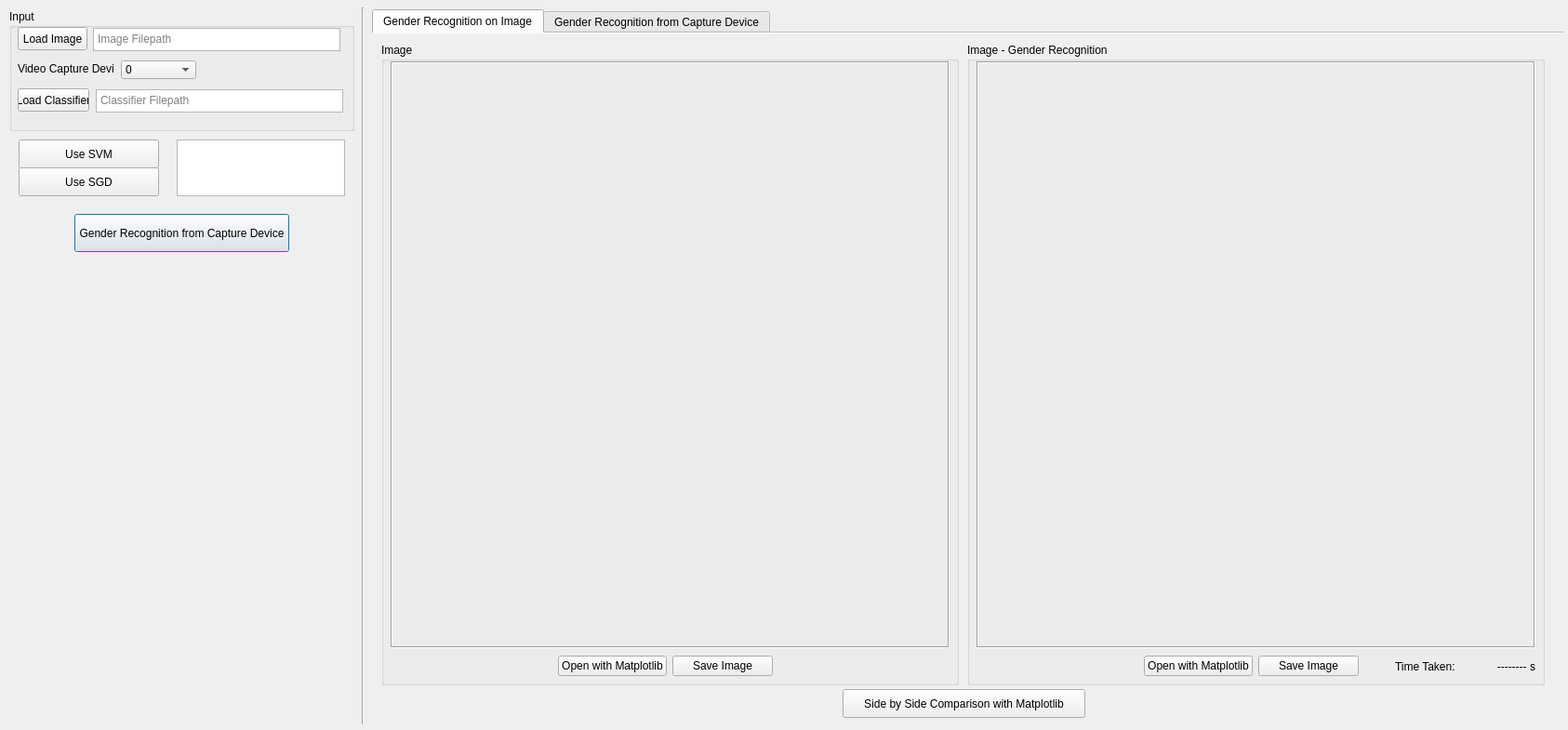
<?xml version="1.0" encoding="UTF-8"?>
<ui version="4.0">
 <class>MainForm</class>
 <widget class="QWidget" name="MainForm">
  <property name="geometry">
   <rect>
    <x>0</x>
    <y>0</y>
    <width>1686</width>
    <height>785</height>
   </rect>
  </property>
  <property name="sizePolicy">
   <sizepolicy hsizetype="Fixed" vsizetype="Fixed">
    <horstretch>0</horstretch>
    <verstretch>0</verstretch>
   </sizepolicy>
  </property>
  <property name="minimumSize">
   <size>
    <width>1686</width>
    <height>785</height>
   </size>
  </property>
  <property name="maximumSize">
   <size>
    <width>1686</width>
    <height>785</height>
   </size>
  </property>
  <property name="windowTitle">
   <string>Gender Recognition (When Working)</string>
  </property>
  <property name="windowIcon">
   <iconset>
    <normaloff>../media/GenderRecognition.ico</normaloff>../media/GenderRecognition.ico</iconset>
  </property>
  <widget class="Line" name="line">
   <property name="geometry">
    <rect>
     <x>380</x>
     <y>8</y>
     <width>21</width>
     <height>771</height>
    </rect>
   </property>
   <property name="orientation">
    <enum>Qt::Vertical</enum>
   </property>
  </widget>
  <widget class="QTabWidget" name="tabWidget">
   <property name="geometry">
    <rect>
     <x>400</x>
     <y>10</y>
     <width>1281</width>
     <height>771</height>
    </rect>
   </property>
   <property name="autoFillBackground">
    <bool>false</bool>
   </property>
   <property name="tabShape">
    <enum>QTabWidget::Rounded</enum>
   </property>
   <property name="currentIndex">
    <number>0</number>
   </property>
   <property name="documentMode">
    <bool>true</bool>
   </property>
   <property name="tabsClosable">
    <bool>false</bool>
   </property>
   <widget class="QWidget" name="tab">
    <attribute name="title">
     <string>Gender Recognition on Image</string>
    </attribute>
    <widget class="QPushButton" name="bttn_compare">
     <property name="geometry">
      <rect>
       <x>506</x>
       <y>705</y>
       <width>261</width>
       <height>31</height>
      </rect>
     </property>
     <property name="text">
      <string>Side by Side Comparison with Matplotlib</string>
     </property>
    </widget>
    <widget class="QGroupBox" name="image_group">
     <property name="geometry">
      <rect>
       <x>10</x>
       <y>10</y>
       <width>621</width>
       <height>691</height>
      </rect>
     </property>
     <property name="title">
      <string>Image</string>
     </property>
     <widget class="QWidget" name="horizontalLayoutWidget">
      <property name="geometry">
       <rect>
        <x>10</x>
        <y>20</y>
        <width>601</width>
        <height>631</height>
       </rect>
      </property>
      <layout class="QHBoxLayout" name="horizontalLayout">
       <item>
        <widget class="QLabel" name="image_label">
         <property name="frameShape">
          <enum>QFrame::Box</enum>
         </property>
         <property name="frameShadow">
          <enum>QFrame::Sunken</enum>
         </property>
         <property name="text">
          <string/>
         </property>
        </widget>
       </item>
      </layout>
     </widget>
     <widget class="QWidget" name="horizontalLayoutWidget_3">
      <property name="geometry">
       <rect>
        <x>190</x>
        <y>650</y>
        <width>231</width>
        <height>41</height>
       </rect>
      </property>
      <layout class="QHBoxLayout" name="horizontalLayout_3">
       <item>
        <widget class="QPushButton" name="bttn_show_image">
         <property name="text">
          <string>Open with Matplotlib</string>
         </property>
         <property name="iconSize">
          <size>
           <width>20</width>
           <height>20</height>
          </size>
         </property>
         <property name="autoDefault">
          <bool>false</bool>
         </property>
         <property name="default">
          <bool>false</bool>
         </property>
         <property name="flat">
          <bool>false</bool>
         </property>
        </widget>
       </item>
       <item>
        <widget class="QPushButton" name="bttn_image_save">
         <property name="text">
          <string>Save Image</string>
         </property>
        </widget>
       </item>
      </layout>
     </widget>
    </widget>
    <widget class="QGroupBox" name="image_proc_group">
     <property name="geometry">
      <rect>
       <x>640</x>
       <y>10</y>
       <width>621</width>
       <height>691</height>
      </rect>
     </property>
     <property name="title">
      <string>Image - Gender Recognition</string>
     </property>
     <widget class="QWidget" name="horizontalLayoutWidget_2">
      <property name="geometry">
       <rect>
        <x>10</x>
        <y>20</y>
        <width>601</width>
        <height>631</height>
       </rect>
      </property>
      <layout class="QHBoxLayout" name="horizontalLayout_2">
       <item>
        <widget class="QLabel" name="image_proc_label">
         <property name="frameShape">
          <enum>QFrame::Box</enum>
         </property>
         <property name="frameShadow">
          <enum>QFrame::Sunken</enum>
         </property>
         <property name="text">
          <string/>
         </property>
        </widget>
       </item>
      </layout>
     </widget>
     <widget class="QWidget" name="horizontalLayoutWidget_4">
      <property name="geometry">
       <rect>
        <x>190</x>
        <y>650</y>
        <width>231</width>
        <height>41</height>
       </rect>
      </property>
      <layout class="QHBoxLayout" name="horizontalLayout_4">
       <item>
        <widget class="QPushButton" name="bttn_show_image_proc">
         <property name="text">
          <string>Open with Matplotlib</string>
         </property>
         <property name="iconSize">
          <size>
           <width>20</width>
           <height>20</height>
          </size>
         </property>
         <property name="autoDefault">
          <bool>false</bool>
         </property>
         <property name="default">
          <bool>false</bool>
         </property>
         <property name="flat">
          <bool>false</bool>
         </property>
        </widget>
       </item>
       <item>
        <widget class="QPushButton" name="bttn_image_save_proc">
         <property name="text">
          <string>Save Image</string>
         </property>
        </widget>
       </item>
      </layout>
     </widget>
     <widget class="QLabel" name="time_label">
      <property name="geometry">
       <rect>
        <x>540</x>
        <y>660</y>
        <width>71</width>
        <height>21</height>
       </rect>
      </property>
      <property name="text">
       <string>-------- s</string>
      </property>
      <property name="textFormat">
       <enum>Qt::AutoText</enum>
      </property>
      <property name="alignment">
       <set>Qt::AlignRight|Qt::AlignTrailing|Qt::AlignVCenter</set>
      </property>
     </widget>
     <widget class="QLabel" name="label">
      <property name="geometry">
       <rect>
        <x>460</x>
        <y>660</y>
        <width>81</width>
        <height>21</height>
       </rect>
      </property>
      <property name="text">
       <string>Time Taken:</string>
      </property>
     </widget>
    </widget>
   </widget>
   <widget class="QWidget" name="tab_2">
    <attribute name="title">
     <string>Gender Recognition from Capture Device</string>
    </attribute>
    <widget class="QGroupBox" name="capture_group">
     <property name="geometry">
      <rect>
       <x>10</x>
       <y>10</y>
       <width>1181</width>
       <height>721</height>
      </rect>
     </property>
     <property name="minimumSize">
      <size>
       <width>1181</width>
       <height>0</height>
      </size>
     </property>
     <property name="maximumSize">
      <size>
       <width>1181</width>
       <height>721</height>
      </size>
     </property>
     <property name="title">
      <string>Capture</string>
     </property>
     <widget class="QLabel" name="capture_label">
      <property name="geometry">
       <rect>
        <x>10</x>
        <y>20</y>
        <width>1001</width>
        <height>691</height>
       </rect>
      </property>
      <property name="frameShape">
       <enum>QFrame::Box</enum>
      </property>
      <property name="text">
       <string/>
      </property>
     </widget>
     <widget class="QGroupBox" name="status_group">
      <property name="geometry">
       <rect>
        <x>1030</x>
        <y>20</y>
        <width>141</width>
        <height>81</height>
       </rect>
      </property>
      <property name="title">
       <string>Status</string>
      </property>
      <widget class="QWidget" name="formLayoutWidget_3">
       <property name="geometry">
        <rect>
         <x>10</x>
         <y>20</y>
         <width>121</width>
         <height>51</height>
        </rect>
       </property>
       <layout class="QFormLayout" name="formLayout_3">
        <item row="0" column="0">
         <widget class="QLabel" name="fps_status_label">
          <property name="text">
           <string>FPS:</string>
          </property>
          <property name="textFormat">
           <enum>Qt::PlainText</enum>
          </property>
         </widget>
        </item>
        <item row="1" column="0">
         <widget class="QLabel" name="device_status_label">
          <property name="text">
           <string>Device:</string>
          </property>
         </widget>
        </item>
        <item row="0" column="1">
         <widget class="QLabel" name="fps_label">
          <property name="text">
           <string>---------</string>
          </property>
         </widget>
        </item>
        <item row="1" column="1">
         <widget class="QLabel" name="device_label">
          <property name="text">
           <string>0</string>
          </property>
         </widget>
        </item>
       </layout>
      </widget>
     </widget>
     <widget class="QPushButton" name="bttn_release_cap">
      <property name="geometry">
       <rect>
        <x>1020</x>
        <y>670</y>
        <width>151</width>
        <height>41</height>
       </rect>
      </property>
      <property name="text">
       <string>Stop Capture</string>
      </property>
     </widget>
    </widget>
   </widget>
  </widget>
  <widget class="QGroupBox" name="input_group">
   <property name="geometry">
    <rect>
     <x>10</x>
     <y>10</y>
     <width>371</width>
     <height>131</height>
    </rect>
   </property>
   <property name="title">
    <string>Input</string>
   </property>
   <widget class="QLabel" name="video_label">
    <property name="geometry">
     <rect>
      <x>9</x>
      <y>49</y>
      <width>103</width>
      <height>30</height>
     </rect>
    </property>
    <property name="minimumSize">
     <size>
      <width>103</width>
      <height>30</height>
     </size>
    </property>
    <property name="maximumSize">
     <size>
      <width>103</width>
      <height>30</height>
     </size>
    </property>
    <property name="text">
     <string>Video Capture Device</string>
    </property>
    <property name="alignment">
     <set>Qt::AlignLeading|Qt::AlignLeft|Qt::AlignVCenter</set>
    </property>
   </widget>
   <widget class="QTextEdit" name="image_filepath">
    <property name="geometry">
     <rect>
      <x>90</x>
      <y>20</y>
      <width>266</width>
      <height>25</height>
     </rect>
    </property>
    <property name="sizePolicy">
     <sizepolicy hsizetype="Expanding" vsizetype="Expanding">
      <horstretch>0</horstretch>
      <verstretch>0</verstretch>
     </sizepolicy>
    </property>
    <property name="maximumSize">
     <size>
      <width>266</width>
      <height>25</height>
     </size>
    </property>
    <property name="verticalScrollBarPolicy">
     <enum>Qt::ScrollBarAlwaysOff</enum>
    </property>
    <property name="horizontalScrollBarPolicy">
     <enum>Qt::ScrollBarAlwaysOff</enum>
    </property>
    <property name="sizeAdjustPolicy">
     <enum>QAbstractScrollArea::AdjustToContentsOnFirstShow</enum>
    </property>
    <property name="lineWrapMode">
     <enum>QTextEdit::NoWrap</enum>
    </property>
    <property name="readOnly">
     <bool>true</bool>
    </property>
    <property name="placeholderText">
     <string>Image Filepath</string>
    </property>
   </widget>
   <widget class="QPushButton" name="bttn_load_clf">
    <property name="geometry">
     <rect>
      <x>9</x>
      <y>85</y>
      <width>77</width>
      <height>25</height>
     </rect>
    </property>
    <property name="maximumSize">
     <size>
      <width>77</width>
      <height>25</height>
     </size>
    </property>
    <property name="text">
     <string>Load Classifier</string>
    </property>
   </widget>
   <widget class="QTextEdit" name="clf_filepath">
    <property name="geometry">
     <rect>
      <x>93</x>
      <y>86</y>
      <width>266</width>
      <height>25</height>
     </rect>
    </property>
    <property name="maximumSize">
     <size>
      <width>266</width>
      <height>25</height>
     </size>
    </property>
    <property name="verticalScrollBarPolicy">
     <enum>Qt::ScrollBarAlwaysOff</enum>
    </property>
    <property name="horizontalScrollBarPolicy">
     <enum>Qt::ScrollBarAlwaysOff</enum>
    </property>
    <property name="sizeAdjustPolicy">
     <enum>QAbstractScrollArea::AdjustToContentsOnFirstShow</enum>
    </property>
    <property name="lineWrapMode">
     <enum>QTextEdit::NoWrap</enum>
    </property>
    <property name="readOnly">
     <bool>true</bool>
    </property>
    <property name="placeholderText">
     <string>Classifier Filepath</string>
    </property>
   </widget>
   <widget class="QPushButton" name="bttn_load_image">
    <property name="geometry">
     <rect>
      <x>9</x>
      <y>19</y>
      <width>75</width>
      <height>25</height>
     </rect>
    </property>
    <property name="maximumSize">
     <size>
      <width>75</width>
      <height>25</height>
     </size>
    </property>
    <property name="text">
     <string>Load Image</string>
    </property>
   </widget>
   <widget class="QComboBox" name="combo_capture_device">
    <property name="geometry">
     <rect>
      <x>120</x>
      <y>55</y>
      <width>81</width>
      <height>20</height>
     </rect>
    </property>
    <item>
     <property name="text">
      <string>0</string>
     </property>
    </item>
    <item>
     <property name="text">
      <string>1</string>
     </property>
    </item>
    <item>
     <property name="text">
      <string>2</string>
     </property>
    </item>
    <item>
     <property name="text">
      <string>3</string>
     </property>
    </item>
    <item>
     <property name="text">
      <string>4</string>
     </property>
    </item>
    <item>
     <property name="text">
      <string>5</string>
     </property>
    </item>
    <item>
     <property name="text">
      <string>6</string>
     </property>
    </item>
    <item>
     <property name="text">
      <string>7</string>
     </property>
    </item>
    <item>
     <property name="text">
      <string>8</string>
     </property>
    </item>
    <item>
     <property name="text">
      <string>9</string>
     </property>
    </item>
    <item>
     <property name="text">
      <string>10</string>
     </property>
    </item>
   </widget>
  </widget>
  <widget class="QPushButton" name="bttn_detect_capture">
   <property name="geometry">
    <rect>
     <x>80</x>
     <y>230</y>
     <width>231</width>
     <height>41</height>
    </rect>
   </property>
   <property name="text">
    <string>Gender Recognition from Capture Device</string>
   </property>
   <property name="default">
    <bool>true</bool>
   </property>
  </widget>
  <widget class="QPushButton" name="svm_button">
   <property name="geometry">
    <rect>
     <x>20</x>
     <y>150</y>
     <width>151</width>
     <height>31</height>
    </rect>
   </property>
   <property name="text">
    <string>Use SVM</string>
   </property>
  </widget>
  <widget class="QPushButton" name="sgd_button">
   <property name="geometry">
    <rect>
     <x>20</x>
     <y>180</y>
     <width>151</width>
     <height>31</height>
    </rect>
   </property>
   <property name="text">
    <string>Use SGD</string>
   </property>
  </widget>
  <widget class="QPlainTextEdit" name="plainTextEdit">
   <property name="geometry">
    <rect>
     <x>190</x>
     <y>150</y>
     <width>181</width>
     <height>61</height>
    </rect>
   </property>
   <property name="plainText">
    <string/>
   </property>
  </widget>
 </widget>
 <resources/>
 <connections/>
</ui>
